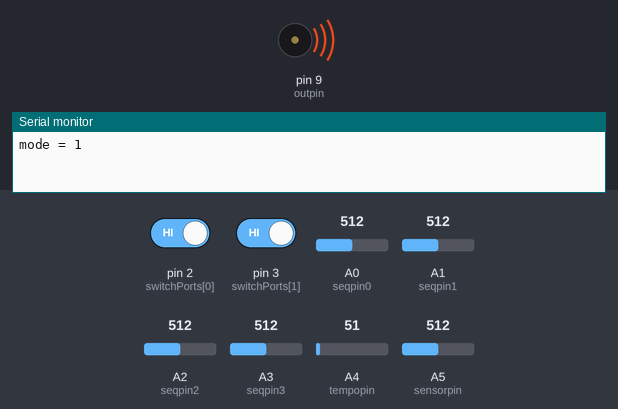
The sketch below on a simulated Arduino Uno, built with avr-gcc and run on an emulated ATmega328P. Shown: buzzer (waves = sounding), the last lines printed to the serial monitor. Inputs (shaded band) come from the test bench; at power-on: pin 2 (switchPorts[0]) HIGH, pin 3 (switchPorts[1]) HIGH, A4 (tempopin) = 51, A0 (seqpin0) = 512, A1 (seqpin1) = 512, A2 (seqpin2) = 512, A3 (seqpin3) = 512, A5 (sensorpin) = 512.

Above: at 1.2 s.
1.3 s: pin 2 (switchPorts[0]) driven LOW and pin 3 (switchPorts[1]) driven LOW
At 1.55 s:
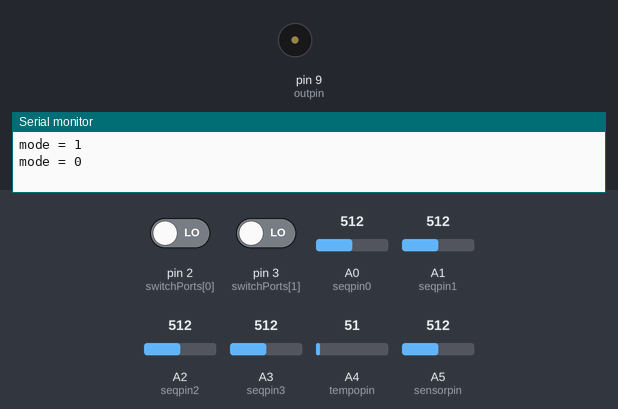
4.3 s: A4 (tempopin) set to 30
At 4.9 s:
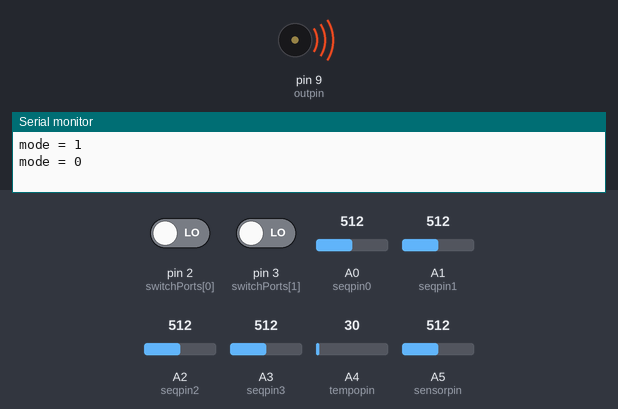
5.8 s: A4 (tempopin) set to 163
At 6.11 s:
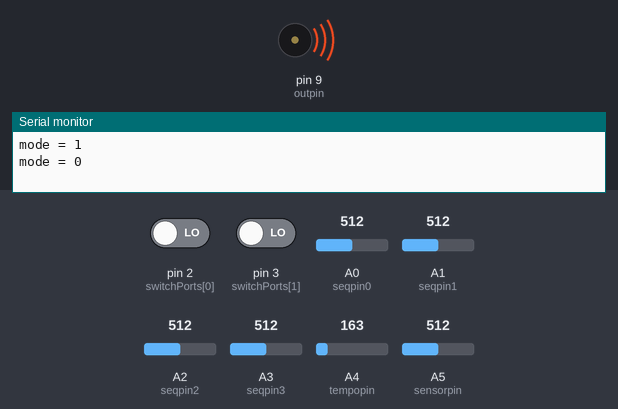
8.8 s: pin 2 (switchPorts[0]) driven HIGH
Timing chart, 0 to 11.4 s (numbered marks = the images above; inputs shaded):
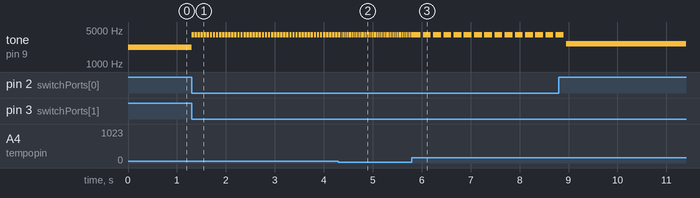

Measured:
- after the input at 1.3 s, tone on pin 9 (outpin): alternates 4001 Hz for 0.05 s and silent for 0.01 s, starting at once
- after the input at 4.3 s, tone on pin 9 (outpin): alternates 4001 Hz for 0.03 s and silent for 0.01 s, starting after 0.13 s
- after the input at 5.8 s, tone on pin 9 (outpin): alternates 4001 Hz for 0.16 s and silent for 0.05 s, starting after 0.18 s

The sketch:

workshop_sketches.ino
```cpp
//4ステップ シーケンサ
//可変抵抗の状態で各ステップの周波数をコントロール
//可変抵抗の状態でテンポのコントロール

int outpin = 9;   // スピーカにつなぐピン
int seqpin0 = 0; //可変抵抗1ステップ目をつなぐピン
int seqpin1 = 1; //可変抵抗2ステップ目をつなぐピン
int seqpin2 = 2; //可変抵抗3ステップ目をつなぐピン
int seqpin3 = 3; //可変抵抗4ステップ目をつなぐピン
int sensorpin = 5;
int tempopin = 4; //テンポを変更

static const int NUMBER_OF_SWITCHES = 2;
static const int switchPorts[NUMBER_OF_SWITCHES] = {2, 3};
int lastModeSwitchValues[NUMBER_OF_SWITCHES] = { -1, -1 };

int val = 0;  //アナログ入力値
int stepcnt =0;  //現在のステップ
int i;
float noteval;  //周波数

enum Mode
{
  SEQUENCER = 0,
  OSCILLATOR,
  NUMBER_OF_MODES,
};

int mode = 0;

void detectChange()
{
  for (int i = 0; i < NUMBER_OF_SWITCHES; ++i) {
    const int newValue = digitalRead(switchPorts[i]);

    if (lastModeSwitchValues[i] != newValue) {
      lastModeSwitchValues[i] = newValue;
    }
  }

  int newMode = (lastModeSwitchValues[0] << 1) + lastModeSwitchValues[1];

  if (newMode >= NUMBER_OF_MODES) {
    newMode = NUMBER_OF_MODES - 1;
  }

  if (newMode != mode) {
    mode = newMode;
    Serial.print("mode = ");
    Serial.println(mode);
  }
}

void setup()
{
  Serial.begin(9600);

  for(int i = 0; i < NUMBER_OF_SWITCHES; ++i) {
    // DIPスイッチの設定（入力）
    pinMode(switchPorts[i], INPUT);
    // DIPスイッチの設定(何もつながれていない時にはHIGHにする)
    digitalWrite(switchPorts[i], HIGH);
  }
}

void loop()
{
  detectChange(); // モードの変化があるかを調べる

  switch (mode) {
    case OSCILLATOR:
    osc();
    break;
    case SEQUENCER:
    seq();
    break;
    default:
    break;
  }
}

void osc(){
  int val = (analogRead(tempopin) >> 2) << 2;     //可変抵抗からの入力値を読む
  int sensor = (analogRead(sensorpin) >> 2) << 2;     //可変抵抗からの入力値を読む

  //入力値の範囲を出したい音の周波数の範囲に変更
  //0〜1023の範囲の入力値を0〜400の範囲に変換
  int thisPitch = map(val, 0, 1023, 0, 4000);
  int sensorPitch = map(sensor, 0, 1023, 0, 4000);

  //指定した周波数の矩形波を生成します（音がでます）
  //tone(トーンを出力するピン, 周波数(Hz), 出力する時間をミリ秒で指定できます(オプション))
  tone(outpin, thisPitch+sensorPitch, 10);

}


void seq(){
  int tempo = (analogRead(tempopin) >> 2) << 2;  //テンポ用にアナログ入力を読む
  tempo = constrain(tempo, 1, 1023);      //入力値の0を切り捨てる
  int sensor = (analogRead(sensorpin) >> 2) << 2;     //可変抵抗からの入力値を読む
  int sensorPitch = map(sensor, 0, 1023, 0, 4000);

  if(stepcnt>3){    //もし現在のステップが3より大きかったら0にリセット
    stepcnt = 0;
  }
  if(stepcnt == 0){                      //もし現在のステップが0
      val = (analogRead(seqpin0) >> 2) << 2;  //0ステップ目の入力値
  }
  else if(stepcnt == 1){               //もし現在のステップが1
      val = (analogRead(seqpin1) >> 2) << 2;  //1ステップ目の入力値
  }
  else if(stepcnt == 2){               //もし現在のステップが2
      val = (analogRead(seqpin2) >> 2) << 2;  //2ステップ目の入力値
  }
  else if(stepcnt == 3){               //もし現在のステップが3
      val = (analogRead(seqpin3) >> 2) << 2;  //3ステップ目の入力値
  }

  stepcnt++;         // ステップ数を1プラス
  val = constrain(val, 1, 1023);      //入力値の0を切り捨てる

  //入力値の範囲を出したい音の周波数の範囲に変更
  //0〜1023の範囲の入力値を0〜400の範囲に変換
  int thisPitch = map(val, 1, 1023, 1, 4000);
  tone(outpin, thisPitch + sensorPitch, tempo);

  //音を区切るために、音を出す間隔（時間）をとります
  //音の出力する時間 + 30%がうまく動作します
  int pauseBetweenNotes = tempo * 1.30;
  delay(pauseBetweenNotes);

}

/*
Copyright (c) 2011 - 2012 , Breadboard Band
All rights reserved.

Redistribution and use in source and binary forms, with or without modification, are permitted provided that the following conditions are met:

- Redistributions of source code must retain the above copyright notice, this list of conditions and the following disclaimer.
- Redistributions in binary form must reproduce the above copyright notice, this list of conditions and the following disclaimer in the documentation and/or other materials provided with the distribution.
- Neither the name of the Breadboard Band nor the names of its contributors may be used to endorse or promote products derived from this software without specific prior written permission.

THIS SOFTWARE IS PROVIDED BY THE COPYRIGHT HOLDERS AND CONTRIBUTORS "AS IS" AND ANY EXPRESS OR IMPLIED WARRANTIES, INCLUDING, BUT NOT LIMITED TO, THE IMPLIED WARRANTIES OF MERCHANTABILITY AND FITNESS FOR A PARTICULAR PURPOSE ARE DISCLAIMED. IN NO EVENT SHALL THE COPYRIGHT HOLDER OR CONTRIBUTORS BE LIABLE FOR ANY DIRECT, INDIRECT, INCIDENTAL, SPECIAL, EXEMPLARY, OR CONSEQUENTIAL DAMAGES (INCLUDING, BUT NOT LIMITED TO, PROCUREMENT OF SUBSTITUTE GOODS OR SERVICES; LOSS OF USE, DATA, OR PROFITS; OR BUSINESS INTERRUPTION) HOWEVER CAUSED AND ON ANY THEORY OF LIABILITY, WHETHER IN CONTRACT, STRICT LIABILITY, OR TORT (INCLUDING NEGLIGENCE OR OTHERWISE) ARISING IN ANY WAY OUT OF THE USE OF THIS SOFTWARE, EVEN IF ADVISED OF THE POSSIBILITY OF SUCH DAMAGE.
*/

/*
Copyright (c) 2011 - 2012, Breadboard Band
All rights reserved.

ソースコード形式かバイナリ形式か、変更するかしないかを問わず、以下の条件を満たす場合に限り、再頒布および使用が許可されます。

- ソースコードを再頒布する場合、上記の著作権表示、本条件一覧、および下記免責条項を含めること。
- バイナリ形式で再頒布する場合、頒布物に付属のドキュメント等の資料に、上記の著作権表示、本条件一覧、および下記免責条項を含めること。
- 書面による特別の許可なしに、本ソフトウェアから派生した製品の宣伝または販売促進に、Breadboard Bandの名前またはコントリビューターの名前を使用してはならない。

本ソフトウェアは、著作権者およびコントリビューターによって「現状のまま」提供されており、明示黙示を問わず、商業的な使用可能性、および特定の目的に対する適合性に関する暗黙の保証も含め、またそれに限定されない、いかなる保証もありません。著作権者もコントリビューターも、事由のいかんを問わず、 損害発生の原因いかんを問わず、かつ責任の根拠が契約であるか厳格責任であるか（過失その他の）不法行為であるかを問わず、仮にそのような損害が発生する可能性を知らされていたとしても、本ソフトウェアの使用によって発生した（代替品または代用サービスの調達、使用の喪失、データの喪失、利益の喪失、業務の中断も含め、またそれに限定されない）直接損害、間接損害、偶発的な損害、特別損害、懲罰的損害、または結果損害について、一切責任を負わないものとします。
*/
```
